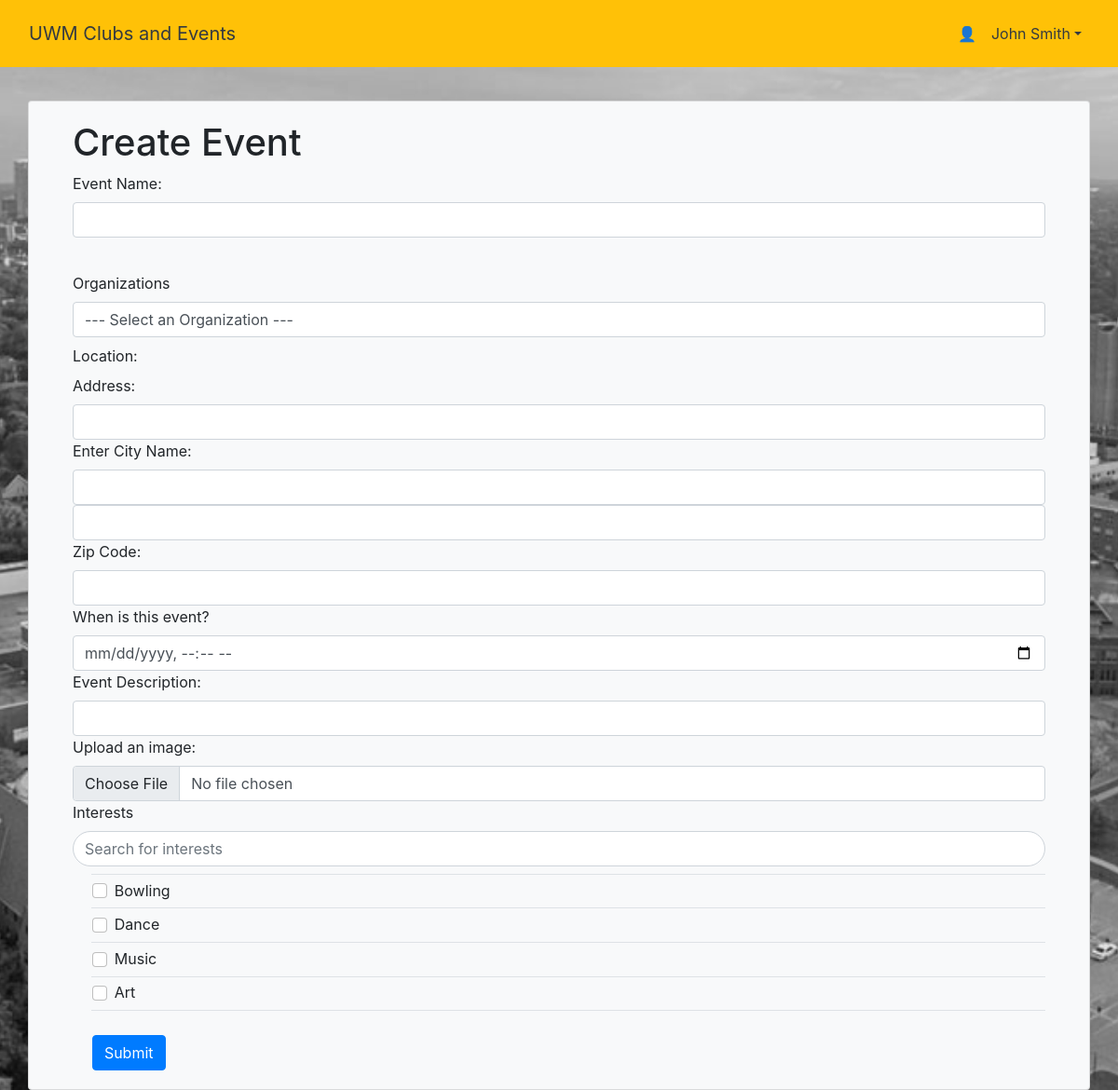
Screenshot of /createEvent/ (signed in) with the database file from the repository.
### UWM_Clubs_and_Events/models.py (models this page shows, shortened)
class User(models.Model):
    email = models.EmailField(max_length=30, unique=True)  # add email validator?
    password = models.CharField(max_length=30)
    role = models.PositiveSmallIntegerField(
        choices=((0, "Student"), (1, "Student Club Contact"), (2, "Organization"), (3, "Point of Contact")), default=0)
    name = models.CharField(max_length=30)

class Interest(models.Model):
    tag = models.CharField(max_length=20, unique=True)

### UWM_Clubs_and_Events/views.py (the view, shortened to what this page needs)
# urls.py: path('createEvent/', CreateEvent.as_view(), name='createevent'),
class CreateEvent(View):
    def get(self, request):
        tags = Interest.objects.all()
        current_user = user_util.User_Util.get_user(email=request.session['user'])
        if current_user.role == 2:
            orgs = Organization.objects.filter(user__exact=current_user)
        else:
            orgs = Organization.objects.filter(point_of_contact__exact=current_user.email)
        search = request.GET.get('search-input', '')
        filtered_interests = Interest.objects.filter(tag__icontains=search)
        return render(request, "createevent.html",
                      {"interests": filtered_interests, "orgs": orgs, "user": current_user, })

### classes/user_util.py (called while the page is built)
    def get_user(email):
        try:
            return User.objects.get(email=email)
        except:
            return None

### templates/createevent.html (shortened to what this page needs)
{% extends "base.html" %}
{% load static %}
{% block content %}
    <!DOCTYPE html>
    <html lang="en">
    <head>
        <link rel="stylesheet" href="https://stackpath.bootstrapcdn.com/bootstrap/4.3.1/css/bootstrap.min.css">
    </head>
    <body>
    <nav class="navbar navbar-expand-lg bg-warning navbar-dark fixed-top py-3">
        <div class="container-fluid">
            <a href="{% url 'homepage' %}" class="navbar-brand text-dark">UWM Clubs and Events </a>
            <div class="collapse navbar-collapse" id="navmenu">
                <ul class="navbar-nav ms-auto">
                    <li class="nav-item dropdown d-flex align-items-center">
                        <span class="me-2">👤</span>
                        <a href="#" class="nav-link text-dark dropdown-toggle" role="button" data-bs-toggle="dropdown"
                           aria-expanded="false">{{ user.name }}</a>
                    </li>
                </ul>
            </div>
        </div>
    </nav>
    <div class="page_container">
        <div class="container mt-5" style="padding-top: 60px; overflow: hidden;">
            <div class="row justify-content-center">
                <div class="card bg-light">
                    <div class="card-body">
                        <div class="container">
                            <h1>Create Event</h1>
                            <form method="post" action="{% url 'createevent' %}" enctype="multipart/form-data">
                                <div class="elements">
                                    <label for="name">Event Name:</label>
                                    <input type="text" class="form-control" id="name" name="name" value={{ name }}>
                                </div>
                                <div style="padding-left: 2%; padding-top:2%;">
                                </div>
                                <div class="form-group mb-2">
                                    <label for="org">Organizations</label>
                                    <select name="org" id="org" class="form-control">
                                        <option value="">--- Select an Organization ---</option>
                                    </select>
                                </div>
                                <div class="event_details">
                                    <label for="location">Location:</label>
                                    <div>
                                        <label for="loc_addr">Address:</label>
                                        <input type="text" class="form-control" id="loc_addr" name="loc_addr"
                                               value="{{ loc_addr }}">
                                    </div>
                                    <div>
                                        <label for="loc_city">Enter City Name:</label>
                                        <input type="text" class="form-control" id="loc_city" name="loc_city"
                                               >
                                        <select id="matching_cities" class="form-control"></select>
                                    </div>
                                    <div>
                                        <label for="loc_zip">Zip Code:</label>
                                        <input type="text" class="form-control" id="loc_zip" name="loc_zip"
                                               value="{{ loc_zip }}">
                                    </div>
                                </div>
                                <div class="elements">
                                    <label for="time-happening">When is this event?</label>
                                    <input type="datetime-local" class="form-control" id="time-happening"
                                           name="time-happening" value="{{ time }}">
                                </div>
                                <div class="elements">
                                    <label for="description">Event Description:</label>
                                    <input type="text" class="form-control" id="description" name="description"
                                           value="{{ description }}">
                                </div>
                                <div class="elements">
                                    <label for="photo">Upload an image:</label>
                                    <input type="file" class="form-control" id="photo" name="photo">
                                </div>
                                <div class="form-group mb-2">
                                    <label for="search-input">Interests</label>
                                    <input type="text" class="form-control rounded-input" id="search-input"
                                           placeholder="Search for interests">
                                </div>
                                <div class="form-check" style="overflow-y: auto; height: 150px;">
                                    <table class="table table-sm">
                                        <tbody id="interests-table">
                                        {% for interest in interests %}
                                            <tr>
                                                <td>
                                                    <div class="form-check">
                                                        <input type="checkbox" class="form-check-input"
                                                               name="selected_interests"
                                                               value="{{ interest.tag }}" id="{{ interest.tag }}">
                                                        <label class="form-check-label" for="{{ interest.tag }}">
                                                            {{ interest.tag }}
                                                        </label>
                                                    </div>
                                                </td>
                                            </tr>
                                        {% endfor %}
                                        </tbody>
                                    </table>
                                </div>
                                <div style="padding: 2%;">
                                    <button type="submit" class="btn btn-primary float-left">Submit</button>
                                </div>
                            </form>
                        </div>
                    </div>
                </div>
            </div>
    </body>
    </html>
{% endblock %}

### templates/createevent.html (style rules this page uses)
.rounded-input { border-radius: 20px; }

### rows the page displays
User: name "John Smith"
Interest: tag "Bowling"
Interest: tag "Dance"
Interest: tag "Music"
Interest: tag "Art"
